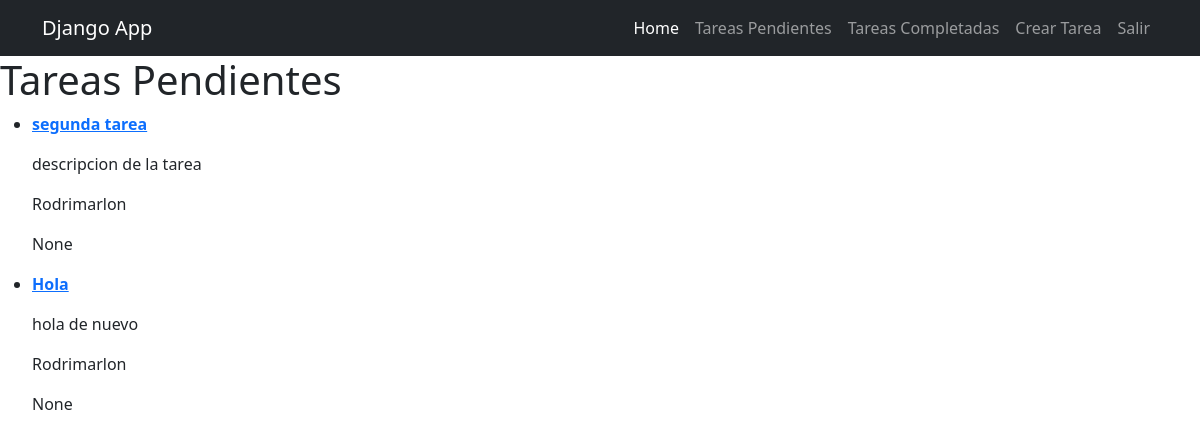
The app's page /tasks/ (signed in) with its own data.
### tasks/models.py (models this page shows, shortened)
class Task(models.Model):
    title = models.CharField(max_length=100)
    description = models.TextField(blank=True)
    created =  models.DateTimeField(auto_now_add=True)
    date_completed = models.DateTimeField(null=True, blank=True)
    impotant = models.BooleanField(default=False)
    user = models.ForeignKey(User, on_delete=models.CASCADE)

### tasks/views.py (the view)
# urls.py: path('', include('tasks.urls'))
@login_required
def tasks(request):
    tasks = Task.objects.filter(user=request.user, date_completed__isnull=True)
    return render(request, 'tasks.html', {'tasks': tasks})

### tasks/templates/tasks.html
{% extends 'base.html' %}
{% block content %}
<h1>Tareas Pendientes</h1>
{% for task in tasks %}
<ul>
        <li>
            <p>
                <a href="{% url 'task_detail' task.id %}">
                    {% if task.impotant %}
                    <strong>{{task.title}}</strong>
                    {% else %}
                    {{task.title}}
                    {% endif %}
                </a>
            </p>
            <p>{{task.description}}</p>
            <p>{{task.user}}</p>
            <p>{{task.date_completed}}</p>
        </li>
</ul>
{% endfor %}
{% endblock %}

### records on screen
Task: title "segunda tarea", description "descripcion de la tarea", user "Rodrimarlon", date_completed "None"
Task: title "Hola", description "hola de nuevo", user "Rodrimarlon", date_completed "None"
